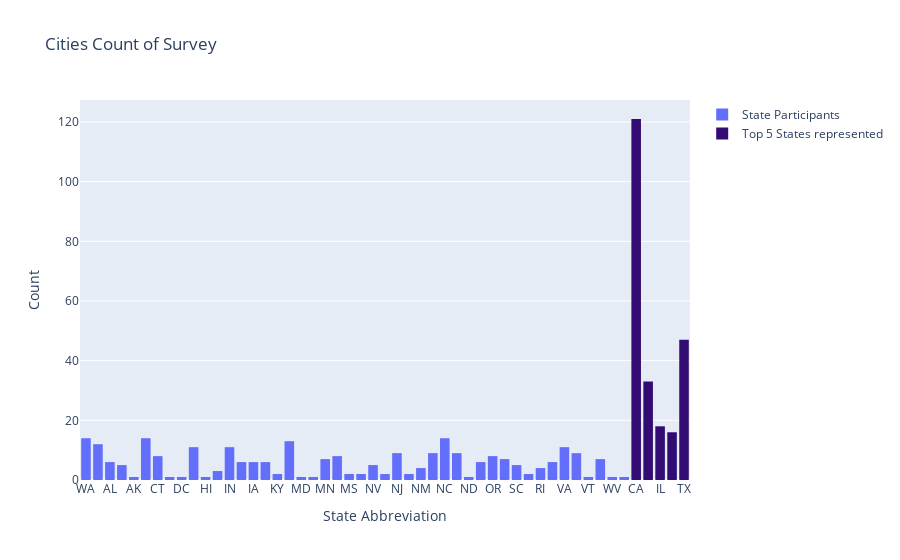

The notebook cell saved with this chart:
### Code cell
# Creating separate data for the histogram counts
x = other_states_df['StateAbbr']
y = top_5_states['StateAbbr']

# Creating graph object
fig = go.Figure()
fig.add_trace(go.Histogram(histfunc='count', x=x, name='State Participants'))
fig.add_trace(go.Histogram(histfunc='count', x=y, name='Top 5 States represented', marker_color='#330C73'))
fig.update_layout(title_text='Cities Count of Survey', xaxis_title_text='State Abbreviation', yaxis_title_text='Count')
fig.show()

### Figure 1 — Plotly figure (JSON) as saved in the notebook; plotly's stock layout.template omitted (floating-point values rounded to 4 significant figures; data arrays with more than 128 entries replaced by an {"elided": "..."} marker saying what was removed)
{"data": [{"histfunc": "count", "name": "State Participants", "type": "histogram", "x": {"elided": "265 str values"}}, {"histfunc": "count", "marker": {"color": "#330C73"}, "name": "Top 5 States represented", "type": "histogram", "x": {"elided": "235 str values"}}], "layout": {"title": {"text": "Cities Count of Survey"}, "xaxis": {"title": {"text": "State Abbreviation"}}, "yaxis": {"title": {"text": "Count"}}}}
